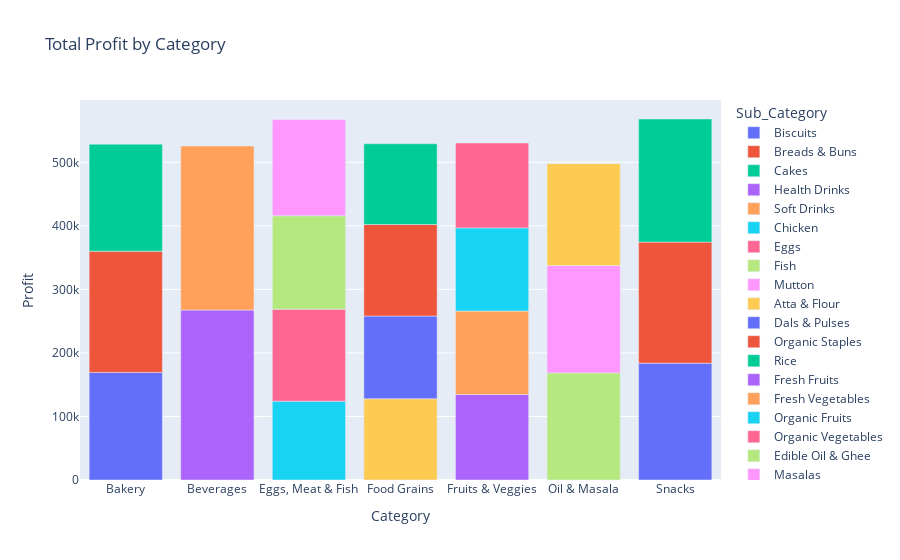

Here is the notebook cell this chart was saved with:
### Code cell
# Calculate total profit by category and sub-category
category_profit = df.groupby(['Category', 'Sub_Category'])['Profit'].sum().reset_index()

# Create bar chart of total profit by category
fig = px.bar(category_profit, x='Category', y='Profit', color='Sub_Category', title='Total Profit by Category')
fig.show()

### Figure 1 — Plotly figure (JSON) as saved in the notebook; plotly's stock layout.template omitted (floating-point values rounded to 4 significant figures)
{"data": [{"alignmentgroup": "True", "hovertemplate": "Sub_Category=Biscuits<br>Category=%{x}<br>Profit=%{y}<extra></extra>", "legendgroup": "Biscuits", "marker": {"color": "#636efa", "pattern": {"shape": ""}}, "name": "Biscuits", "offsetgroup": "Biscuits", "orientation": "v", "showlegend": true, "textposition": "auto", "type": "bar", "x": ["Bakery"], "xaxis": "x", "y": [169400.0], "yaxis": "y"}, {"alignmentgroup": "True", "hovertemplate": "Sub_Category=Breads & Buns<br>Category=%{x}<br>Profit=%{y}<extra></extra>", "legendgroup": "Breads & Buns", "marker": {"color": "#EF553B", "pattern": {"shape": ""}}, "name": "Breads & Buns", "offsetgroup": "Breads & Buns", "orientation": "v", "showlegend": true, "textposition": "auto", "type": "bar", "x": ["Bakery"], "xaxis": "x", "y": [190800.0], "yaxis": "y"}, {"alignmentgroup": "True", "hovertemplate": "Sub_Category=Cakes<br>Category=%{x}<br>Profit=%{y}<extra></extra>", "legendgroup": "Cakes", "marker": {"color": "#00cc96", "pattern": {"shape": ""}}, "name": "Cakes", "offsetgroup": "Cakes", "orientation": "v", "showlegend": true, "textposition": "auto", "type": "bar", "x": ["Bakery"], "xaxis": "x", "y": [168400.0], "yaxis": "y"}, {"alignmentgroup": "True", "hovertemplate": "Sub_Category=Health Drinks<br>Category=%{x}<br>Profit=%{y}<extra></extra>", "legendgroup": "Health Drinks", "marker": {"color": "#ab63fa", "pattern": {"shape": ""}}, "name": "Health Drinks", "offsetgroup": "Health Drinks", "orientation": "v", "showlegend": true, "textposition": "auto", "type": "bar", "x": ["Beverages"], "xaxis": "x", "y": [267500.0], "yaxis": "y"}, {"alignmentgroup": "True", "hovertemplate": "Sub_Category=Soft Drinks<br>Category=%{x}<br>Profit=%{y}<extra></extra>", "legendgroup": "Soft Drinks", "marker": {"color": "#FFA15A", "pattern": {"shape": ""}}, "name": "Soft Drinks", "offsetgroup": "Soft Drinks", "orientation": "v", "showlegend": true, "textposition": "auto", "type": "bar", "x": ["Beverages"], "xaxis": "x", "y": [258100.0], "yaxis": "y"}, {"alignmentgroup": "True", "hovertemplate": "Sub_Category=Chicken<br>Category=%{x}<br>Profit=%{y}<extra></extra>", "legendgroup": "Chicken", "marker": {"color": "#19d3f3", "pattern": {"shape": ""}}, "name": "Chicken", "offsetgroup": "Chicken", "orientation": "v", "showlegend": true, "textposition": "auto", "type": "bar", "x": ["Eggs, Meat & Fish"], "xaxis": "x", "y": [124000.0], "yaxis": "y"}, {"alignmentgroup": "True", "hovertemplate": "Sub_Category=Eggs<br>Category=%{x}<br>Profit=%{y}<extra></extra>", "legendgroup": "Eggs", "marker": {"color": "#FF6692", "pattern": {"shape": ""}}, "name": "Eggs", "offsetgroup": "Eggs", "orientation": "v", "showlegend": true, "textposition": "auto", "type": "bar", "x": ["Eggs, Meat & Fish"], "xaxis": "x", "y": [144700.0], "yaxis": "y"}, {"alignmentgroup": "True", "hovertemplate": "Sub_Category=Fish<br>Category=%{x}<br>Profit=%{y}<extra></extra>", "legendgroup": "Fish", "marker": {"color": "#B6E880", "pattern": {"shape": ""}}, "name": "Fish", "offsetgroup": "Fish", "orientation": "v", "showlegend": true, "textposition": "auto", "type": "bar", "x": ["Eggs, Meat & Fish"], "xaxis": "x", "y": [147200.0], "yaxis": "y"}, {"alignmentgroup": "True", "hovertemplate": "Sub_Category=Mutton<br>Category=%{x}<br>Profit=%{y}<extra></extra>", "legendgroup": "Mutton", "marker": {"color": "#FF97FF", "pattern": {"shape": ""}}, "name": "Mutton", "offsetgroup": "Mutton", "orientation": "v", "showlegend": true, "textposition": "auto", "type": "bar", "x": ["Eggs, Meat & Fish"], "xaxis": "x", "y": [151400.0], "yaxis": "y"}, {"alignmentgroup": "True", "hovertemplate": "Sub_Category=Atta & Flour<br>Category=%{x}<br>Profit=%{y}<extra></extra>", "legendgroup": "Atta & Flour", "marker": {"color": "#FECB52", "pattern": {"shape": ""}}, "name": "Atta & Flour", "offsetgroup": "Atta & Flour", "orientation": "v", "showlegend": true, "textposition": "auto", "type": "bar", "x": ["Food Grains"], "xaxis": "x", "y": [127900.0], "yaxis": "y"}, {"alignmentgroup": "True", "hovertemplate": "Sub_Category=Dals & Pulses<br>Category=%{x}<br>Profit=%{y}<extra></extra>", "legendgroup": "Dals & Pulses", "marker": {"color": "#636efa", "pattern": {"shape": ""}}, "name": "Dals & Pulses", "offsetgroup": "Dals & Pulses", "orientation": "v", "showlegend": true, "textposition": "auto", "type": "bar", "x": ["Food Grains"], "xaxis": "x", "y": [130200.0], "yaxis": "y"}, {"alignmentgroup": "True", "hovertemplate": "Sub_Category=Organic Staples<br>Category=%{x}<br>Profit=%{y}<extra></extra>", "legendgroup": "Organic Staples", "marker": {"color": "#EF553B", "pattern": {"shape": ""}}, "name": "Organic Staples", "offsetgroup": "Organic Staples", "orientation": "v", "showlegend": true, "textposition": "auto", "type": "bar", "x": ["Food Grains"], "xaxis": "x", "y": [144100.0], "yaxis": "y"}, {"alignmentgroup": "True", "hovertemplate": "Sub_Category=Rice<br>Category=%{x}<br>Profit=%{y}<extra></extra>", "legendgroup": "Rice", "marker": {"color": "#00cc96", "pattern": {"shape": ""}}, "name": "Rice", "offsetgroup": "Rice", "orientation": "v", "showlegend": true, "textposition": "auto", "type": "bar", "x": ["Food Grains"], "xaxis": "x", "y": [126900.0], "yaxis": "y"}, {"alignmentgroup": "True", "hovertemplate": "Sub_Category=Fresh Fruits<br>Category=%{x}<br>Profit=%{y}<extra></extra>", "legendgroup": "Fresh Fruits", "marker": {"color": "#ab63fa", "pattern": {"shape": ""}}, "name": "Fresh Fruits", "offsetgroup": "Fresh Fruits", "orientation": "v", "showlegend": true, "textposition": "auto", "type": "bar", "x": ["Fruits & Veggies"], "xaxis": "x", "y": [134700.0], "yaxis": "y"}, {"alignmentgroup": "True", "hovertemplate": "Sub_Category=Fresh Vegetables<br>Category=%{x}<br>Profit=%{y}<extra></extra>", "legendgroup": "Fresh Vegetables", "marker": {"color": "#FFA15A", "pattern": {"shape": ""}}, "name": "Fresh Vegetables", "offsetgroup": "Fresh Vegetables", "orientation": "v", "showlegend": true, "textposition": "auto", "type": "bar", "x": ["Fruits & Veggies"], "xaxis": "x", "y": [131300.0], "yaxis": "y"}, {"alignmentgroup": "True", "hovertemplate": "Sub_Category=Organic Fruits<br>Category=%{x}<br>Profit=%{y}<extra></extra>", "legendgroup": "Organic Fruits", "marker": {"color": "#19d3f3", "pattern": {"shape": ""}}, "name": "Organic Fruits", "offsetgroup": "Organic Fruits", "orientation": "v", "showlegend": true, "textposition": "auto", "type": "bar", "x": ["Fruits & Veggies"], "xaxis": "x", "y": [130900.0], "yaxis": "y"}, {"alignmentgroup": "True", "hovertemplate": "Sub_Category=Organic Vegetables<br>Category=%{x}<br>Profit=%{y}<extra></extra>", "legendgroup": "Organic Vegetables", "marker": {"color": "#FF6692", "pattern": {"shape": ""}}, "name": "Organic Vegetables", "offsetgroup": "Organic Vegetables", "orientation": "v", "showlegend": true, "textposition": "auto", "type": "bar", "x": ["Fruits & Veggies"], "xaxis": "x", "y": [133600.0], "yaxis": "y"}, {"alignmentgroup": "True", "hovertemplate": "Sub_Category=Edible Oil & Ghee<br>Category=%{x}<br>Profit=%{y}<extra></extra>", "legendgroup": "Edible Oil & Ghee", "marker": {"color": "#B6E880", "pattern": {"shape": ""}}, "name": "Edible Oil & Ghee", "offsetgroup": "Edible Oil & Ghee", "orientation": "v", "showlegend": true, "textposition": "auto", "type": "bar", "x": ["Oil & Masala"], "xaxis": "x", "y": [168600.0], "yaxis": "y"}, {"alignmentgroup": "True", "hovertemplate": "Sub_Category=Masalas<br>Category=%{x}<br>Profit=%{y}<extra></extra>", "legendgroup": "Masalas", "marker": {"color": "#FF97FF", "pattern": {"shape": ""}}, "name": "Masalas", "offsetgroup": "Masalas", "orientation": "v", "showlegend": true, "textposition": "auto", "type": "bar", "x": ["Oil & Masala"], "xaxis": "x", "y": [169000.0], "yaxis": "y"}, {"alignmentgroup": "True", "hovertemplate": "Sub_Category=Spices<br>Category=%{x}<br>Profit=%{y}<extra></extra>", "legendgroup": "Spices", "marker": {"color": "#FECB52", "pattern": {"shape": ""}}, "name": "Spices", "offsetgroup": "Spices", "orientation": "v", "showlegend": true, "textposition": "auto", "type": "bar", "x": ["Oil & Masala"], "xaxis": "x", "y": [160300.0], "yaxis": "y"}, {"alignmentgroup": "True", "hovertemplate": "Sub_Category=Chocolates<br>Category=%{x}<br>Profit=%{y}<extra></extra>", "legendgroup": "Chocolates", "marker": {"color": "#636efa", "pattern": {"shape": ""}}, "name": "Chocolates", "offsetgroup": "Chocolates", "orientation": "v", "showlegend": true, "textposition": "auto", "type": "bar", "x": ["Snacks"], "xaxis": "x", "y": [183800.0], "yaxis": "y"}, {"alignmentgroup": "True", "hovertemplate": "Sub_Category=Cookies<br>Category=%{x}<br>Profit=%{y}<extra></extra>", "legendgroup": "Cookies", "marker": {"color": "#EF553B", "pattern": {"shape": ""}}, "name": "Cookies", "offsetgroup": "Cookies", "orientation": "v", "showlegend": true, "textposition": "auto", "type": "bar", "x": ["Snacks"], "xaxis": "x", "y": [190600.0], "yaxis": "y"}, {"alignmentgroup": "True", "hovertemplate": "Sub_Category=Noodles<br>Category=%{x}<br>Profit=%{y}<extra></extra>", "legendgroup": "Noodles", "marker": {"color": "#00cc96", "pattern": {"shape": ""}}, "name": "Noodles", "offsetgroup": "Noodles", "orientation": "v", "showlegend": true, "textposition": "auto", "type": "bar", "x": ["Snacks"], "xaxis": "x", "y": [193700.0], "yaxis": "y"}], "layout": {"autosize": true, "barmode": "relative", "legend": {"title": {"text": "Sub_Category"}, "tracegroupgap": 0}, "title": {"text": "Total Profit by Category"}, "xaxis": {"anchor": "y", "autorange": true, "domain": [0, 1], "range": [-0.5, 6.5], "title": {"text": "Category"}, "type": "category"}, "yaxis": {"anchor": "x", "autorange": true, "domain": [0, 1], "range": [0, 598100.0], "title": {"text": "Profit"}, "type": "linear"}}}
